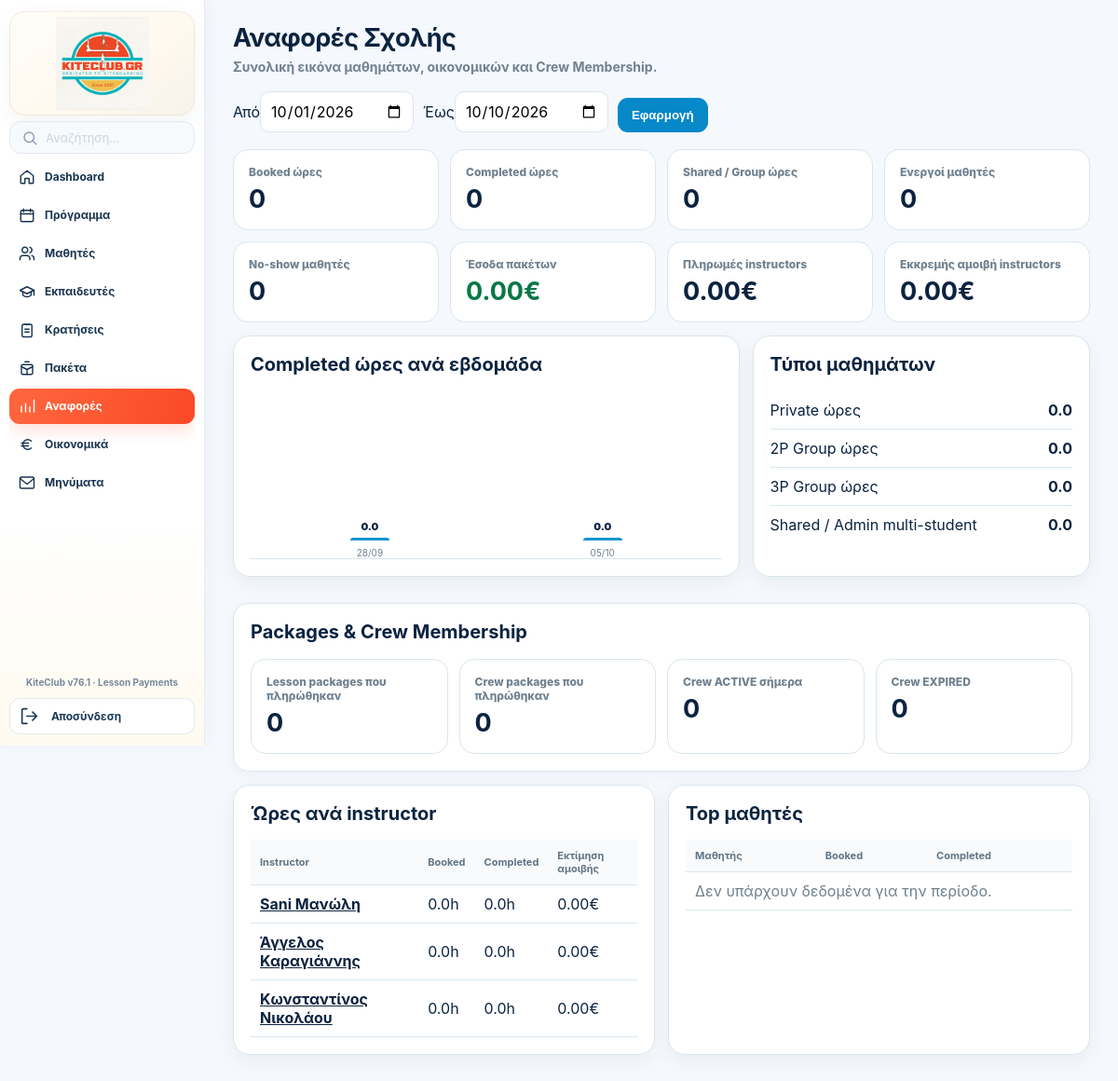
The page /admin/reports (signed in) on the database its author committed.
### tables this page shows
CREATE TABLE users(
      id INTEGER PRIMARY KEY, name TEXT, email TEXT UNIQUE, phone TEXT,
      role TEXT NOT NULL, password_hash TEXT NOT NULL, active INTEGER DEFAULT 1
    , profile_photo TEXT, surname TEXT, instagram TEXT);

### app.py (the view, shortened to what this page needs)
@app.route("/admin/reports")
def admin_reports():
    u=current_user()
    if not u or u["role"]!="admin":
        return redirect(url_for("login"))
    today=datetime.now().date()
    default_from=today.replace(day=1).isoformat()
    date_from=(request.args.get("from") or default_from).strip()
    date_to=(request.args.get("to") or today.isoformat()).strip()
    try:
        dfrom=datetime.strptime(date_from,"%Y-%m-%d").date()
        dto=datetime.strptime(date_to,"%Y-%m-%d").date()
        if dto<dfrom:
            dfrom,dto=dto,dfrom
            date_from,date_to=dfrom.isoformat(),dto.isoformat()
    except ValueError:
        dfrom=today.replace(day=1); dto=today
        date_from,date_to=dfrom.isoformat(),dto.isoformat()
    con=db()
    occupied=con.execute("""
      SELECT DISTINCT b.id booking_id,b.status booking_status,b.duration booking_duration,
             occ.id slot_id,occ.lesson_date,occ.start_time,occ.duration slot_duration,
             occ.instructor_id,bp.student_id,
             COALESCE(bp.attendance_status,b.status) attendance_status,
             COALESCE(st.lesson_type,'private') lesson_type
      FROM bookings b
      JOIN booking_participants bp ON bp.booking_id=b.id
      JOIN booking_slots bs ON bs.booking_id=b.id
      JOIN slots occ ON occ.id=bs.slot_id
      LEFT JOIN students st ON st.user_id=bp.student_id
      WHERE occ.lesson_date BETWEEN ? AND ? AND b.status NOT LIKE 'cancelled%'
    """,(date_from,date_to)).fetchall()
    def time_minutes(value):
        hh,mm=map(int,str(value)[:5].split(':'))
        return hh*60+mm
    def merged_minutes(intervals):
        total=0; last_end=None
        for start,end in sorted(intervals):
            if last_end is None or start>last_end:
                total+=end-start; last_end=end
            elif end>last_end:
                total+=end-last_end; last_end=end
        return total
    physical_slots={}
    instructor_intervals={}
    completed_intervals={}
    booked_hours=sum(merged_minutes(v) for v in instructor_intervals.values())/60.0
    completed_hours=sum(merged_minutes(v) for v in completed_intervals.values())/60.0
    shared_hours=sum(r['duration'] for r in physical_slots.values() if len(r['students'])>1)
    lesson_mix={'private':0.0,'2p':0.0,'3p':0.0,'shared':0.0}
    for r in physical_slots.values():
        kind=('3p' if '3p' in r['types'] else '2p' if '2p' in r['types']
              else 'shared' if len(r['students'])>1 else 'private')
        lesson_mix[kind]+=r['duration']
    attendance=con.execute("""
      SELECT COALESCE(bp.attendance_status,b.status) st, COUNT(*) n,
             COALESCE(SUM(b.duration),0) h
      FROM booking_participants bp
      JOIN bookings b ON b.id=bp.booking_id
      JOIN slots s ON s.id=b.slot_id
      WHERE s.lesson_date BETWEEN ? AND ?
      GROUP BY COALESCE(bp.attendance_status,b.status)
    """,(date_from,date_to)).fetchall()
    att={r['st']:{'count':int(r['n'] or 0),'hours':float(r['h'] or 0)} for r in attendance}
    instructor_rows=con.execute("""
      SELECT u.id,u.name,u.surname,u.profile_photo,i.hourly_rate
      FROM users u JOIN instructors i ON i.user_id=u.id
      WHERE COALESCE(u.active,1)=1
      ORDER BY u.name,u.surname
    """).fetchall()
    instructors=[]; estimated_pay=0.0
    for r in instructor_rows:
        x=dict(r); iid=x['id']
        x['booked_hours']=sum(merged_minutes(v) for (inst,_),v in instructor_intervals.items() if inst==iid)/60.0
        x['completed_hours']=sum(merged_minutes(v) for (inst,_),v in completed_intervals.items() if inst==iid)/60.0
        x['estimated_pay']=x['completed_hours']*float(x['hourly_rate'] or 0)
        estimated_pay+=x['estimated_pay']; instructors.append(x)
    instructors.sort(key=lambda r:(-r['completed_hours'],r['name'] or '',r['surname'] or ''))
    top_students=con.execute("""
      SELECT u.id,u.name,u.surname,s.student_code,
             COALESCE(SUM(b.duration),0) lesson_hours,
             COALESCE(SUM(CASE WHEN COALESCE(bp.attendance_status,b.status)='completed'
                       THEN b.duration ELSE 0 END),0) completed_hours
      FROM booking_participants bp
      JOIN bookings b ON b.id=bp.booking_id JOIN slots sl ON sl.id=b.slot_id
      JOIN users u ON u.id=bp.student_id JOIN students s ON s.user_id=u.id
      WHERE sl.lesson_date BETWEEN ? AND ? AND b.status NOT LIKE 'cancelled%'
      GROUP BY u.id ORDER BY lesson_hours DESC,u.name,u.surname LIMIT 10
    """,(date_from,date_to)).fetchall()
    sales=con.execute("""
      SELECT COALESCE(package_type,'lesson') package_type,COUNT(*) n
      FROM student_packages
      WHERE payment_status='paid' AND substr(COALESCE(paid_at,purchased_at),1,10) BETWEEN ? AND ?
      GROUP BY COALESCE(package_type,'lesson')
    """,(date_from,date_to)).fetchall()
    sales_map={r["package_type"]:{"count":int(r["n"]),"revenue":0.0} for r in sales}
    receipts=con.execute("""
      SELECT COALESCE(sp.package_type,'lesson') package_type,
             COALESCE(SUM(py.amount),0) revenue
      FROM student_payments py JOIN student_packages sp ON sp.id=py.purchase_id
      WHERE py.payment_date BETWEEN ? AND ?
      GROUP BY COALESCE(sp.package_type,'lesson')
    """,(date_from,date_to)).fetchall()
    for r in receipts:
        sales_map.setdefault(r["package_type"],{"count":0,"revenue":0.0})["revenue"]+=float(r["revenue"] or 0)
    legacy_receipts=con.execute("""
      SELECT COALESCE(sp.package_type,'lesson') package_type,
             COALESCE(SUM(sp.price),0) revenue
      FROM student_packages sp
      WHERE sp.payment_status='paid'
        AND substr(COALESCE(sp.paid_at,sp.purchased_at),1,10) BETWEEN ? AND ?
        AND NOT EXISTS(SELECT 1 FROM student_payments py WHERE py.purchase_id=sp.id)
      GROUP BY COALESCE(sp.package_type,'lesson')
    """,(date_from,date_to)).fetchall()
    for r in legacy_receipts:
        sales_map.setdefault(r["package_type"],{"count":0,"revenue":0.0})["revenue"]+=float(r["revenue"] or 0)
    lesson_cash=float(con.execute("SELECT COALESCE(SUM(amount),0) v FROM lesson_payments WHERE payment_date BETWEEN ? AND ?",(date_from,date_to)).fetchone()["v"] or 0)
    sales_map.setdefault("lesson",{"count":0,"revenue":0.0})["revenue"]+=lesson_cash
    total_revenue=sum(v["revenue"] for v in sales_map.values())
    instructor_paid=float(con.execute("""SELECT COALESCE(SUM(amount),0) v FROM instructor_payments WHERE payment_date BETWEEN ? AND ?""",(date_from,date_to)).fetchone()["v"] or 0)
    active_students=int(con.execute("""
      SELECT COUNT(DISTINCT bp.student_id) n FROM booking_participants bp JOIN bookings b ON b.id=bp.booking_id
      JOIN slots s ON s.id=b.slot_id WHERE s.lesson_date BETWEEN ? AND ? AND b.status NOT LIKE 'cancelled%'
    """,(date_from,date_to)).fetchone()["n"] or 0)
    today_iso=today.isoformat()
    crew_active=int(con.execute("""SELECT COUNT(*) n FROM students WHERE crew_member=1 AND (crew_start_date IS NULL OR crew_start_date<=?) AND (crew_end_date IS NULL OR crew_end_date>=?)""",(today_iso,today_iso)).fetchone()["n"] or 0)
    crew_expired=int(con.execute("""SELECT COUNT(*) n FROM students WHERE crew_member=1 AND crew_end_date IS NOT NULL AND crew_end_date<?""",(today_iso,)).fetchone()["n"] or 0)
    weeks=[]; cur=dfrom-timedelta(days=dfrom.weekday())
    while cur<=dto:
        end=min(cur+timedelta(days=6),dto)
        val=sum(merged_minutes(intervals) for (iid,day),intervals in completed_intervals.items()
                if cur.isoformat()<=day<=end.isoformat())/60.0
        weeks.append({"label":cur.strftime("%d/%m"),"value":val})
        cur+=timedelta(days=7)
    max_week=max([w["value"] for w in weeks],default=0) or 1
    con.close()
    summary={
      "booked_hours":booked_hours,"completed_hours":completed_hours,"shared_hours":shared_hours,
      "no_show":att.get("no_show",{}).get("count",0),"cancelled":sum(v["count"] for k,v in att.items() if str(k).startswith("cancelled")),
      "active_students":active_students,"revenue":total_revenue,"instructor_paid":instructor_paid,
      "instructor_balance":max(0.0,estimated_pay-instructor_paid),"crew_active":crew_active,"crew_expired":crew_expired,
      "package_sales":sales_map.get("lesson",{}).get("count",0),"crew_sales":sales_map.get("crew",{}).get("count",0)
    }
    return render_template("admin_reports.html",summary=summary,instructors=instructors,top_students=top_students,
                           weeks=weeks,max_week=max_week,date_from=date_from,date_to=date_to,sales_map=sales_map,lesson_mix=lesson_mix)

### templates/admin_reports.html (shortened to what this page needs)
{% extends "base.html" %}{% block content %}
<link rel="stylesheet" href="{{url_for('static',filename='admin-shared.css')}}">
<div class="admin-shell">
  {% set admin_active='reports' %}{% include '_admin_sidebar_static.html' %}
  <main class="admin-main">
    <div class="admin-page-head">
      <div><h1>Αναφορές Σχολής</h1><div class="admin-page-sub">Συνολική εικόνα μαθημάτων, οικονομικών και Crew Membership.</div></div>
      <form method="get" class="filters">
        <div><label>Από</label><input type="date" name="from" value="{{date_from}}"></div>
        <div><label>Έως</label><input type="date" name="to" value="{{date_to}}"></div>
        <button class="btn" type="submit">Εφαρμογή</button>
      </form>
    </div>
    <div class="report-grid">
      <div class="report-card"><span>Booked ώρες</span><b>{{summary.booked_hours|int}}</b></div>
      <div class="report-card"><span>Completed ώρες</span><b>{{summary.completed_hours|int}}</b></div>
      <div class="report-card"><span>Shared / Group ώρες</span><b>{{summary.shared_hours|int}}</b></div>
      <div class="report-card"><span>Ενεργοί μαθητές</span><b>{{summary.active_students}}</b></div>
      <div class="report-card"><span>No-show μαθητές</span><b>{{summary.no_show}}</b></div>
      <div class="report-card"><span>Έσοδα πακέτων</span><b class="money">{{'%.2f'|format(summary.revenue)}}€</b></div>
      <div class="report-card"><span>Πληρωμές instructors</span><b>{{'%.2f'|format(summary.instructor_paid)}}€</b></div>
      <div class="report-card"><span>Εκκρεμής αμοιβή instructors</span><b>{{'%.2f'|format(summary.instructor_balance)}}€</b></div>
    </div>
    <div class="report-layout">
      <div class="card">
        <h2>Completed ώρες ανά εβδομάδα</h2>
        <div class="bars">{% for w in weeks %}<div class="bar-col"><div class="bar-val">{{w.value}}</div><div class="bar" style="height:{{(w.value/max_week*135)|int}}px"></div><div class="bar-label">{{w.label}}</div></div>{% endfor %}</div>
      </div>
      <div class="card">
        <h2>Τύποι μαθημάτων</h2>
        <div class="pill-row"><span>Private ώρες</span><b>{{lesson_mix.private}}</b></div>
        <div class="pill-row"><span>2P Group ώρες</span><b>{{lesson_mix['2p']}}</b></div>
        <div class="pill-row"><span>3P Group ώρες</span><b>{{lesson_mix['3p']}}</b></div>
        <div class="pill-row"><span>Shared / Admin multi-student</span><b>{{lesson_mix.shared}}</b></div>
      </div>
    </div>
    <div class="card" style="margin-top:14px">
      <h2>Packages & Crew Membership</h2>
      <div class="report-grid" style="margin:12px 0 0">
        <div class="report-card"><span>Lesson packages που πληρώθηκαν</span><b>{{summary.package_sales}}</b></div>
        <div class="report-card"><span>Crew packages που πληρώθηκαν</span><b>{{summary.crew_sales}}</b></div>
        <div class="report-card"><span>Crew ACTIVE σήμερα</span><b>{{summary.crew_active}}</b></div>
        <div class="report-card"><span>Crew EXPIRED</span><b>{{summary.crew_expired}}</b></div>
      </div>
    </div>
    <div class="two-col" style="margin-top:14px">
      <div class="card"><h2>Ώρες ανά instructor</h2><div style="overflow:auto"><table class="report-table"><thead><tr><th>Instructor</th><th>Booked</th><th>Completed</th><th>Εκτίμηση αμοιβής</th></tr></thead><tbody>{% for i in instructors %}<tr><td><a href="{{url_for('admin_instructor_profile',instructor_id=i.id)}}"><b>{{i.name}}{% if i.surname %} {{i.surname}}{% endif %}</b></a></td><td>{{i.booked_hours}}h</td><td>{{i.completed_hours}}h</td><td>{{'%.2f'|format(i.estimated_pay)}}€</td></tr>{% endfor %}</tbody></table></div></div>
      <div class="card"><h2>Top μαθητές</h2><div style="overflow:auto"><table class="report-table"><thead><tr><th>Μαθητής</th><th>Booked</th><th>Completed</th></tr></thead><tbody>{% for s in top_students %}<tr><td><a href="{{url_for('admin_student_profile',student_id=s.id)}}"><b>{{s.name}}{% if s.surname %} {{s.surname}}{% endif %}</b></a><div class="muted">{{s.student_code}}</div></td><td>{{s.lesson_hours}}h</td><td>{{s.completed_hours}}h</td></tr>{% else %}<tr><td colspan="3" class="muted">Δεν υπάρχουν δεδομένα για την περίοδο.</td></tr>{% endfor %}</tbody></table></div></div>
    </div>
  </main>
</div>
<link rel="stylesheet" href="{{url_for('static',filename='admin-v4.css')}}">
{% endblock %}

### rows shown on the page
users: name "Sani", surname "Μανώλη", booked_hours "0.0", completed_hours "0.0", estimated_pay "0.00"
users: name "Άγγελος", surname "Καραγιάννης", booked_hours "0.0", completed_hours "0.0", estimated_pay "0.00"
users: name "Κωνσταντίνος", surname "Νικολάου", booked_hours "0.0", completed_hours "0.0", estimated_pay "0.00"

### other values the page prints
{{ app_version }} "KiteClub v76.1 · Lesson Payments"
{{ summary.booked_hours|int }} "0"
{{ summary.completed_hours|int }} "0"
{{ summary.shared_hours|int }} "0"
{{ summary.active_students }} "0"
{{ summary.no_show }} "0"
{{ '%.2f'|format(summary.revenue) }} "0.00"
{{ '%.2f'|format(summary.instructor_paid) }} "0.00"
{{ '%.2f'|format(summary.instructor_balance) }} "0.00"
{{ w.value }} "0.0" "0.0"
{{ w.label }} "28/09" "05/10"
{{ lesson_mix.private }} "0.0"
{{ lesson_mix['2p'] }} "0.0"
{{ lesson_mix['3p'] }} "0.0"
{{ lesson_mix.shared }} "0.0"
